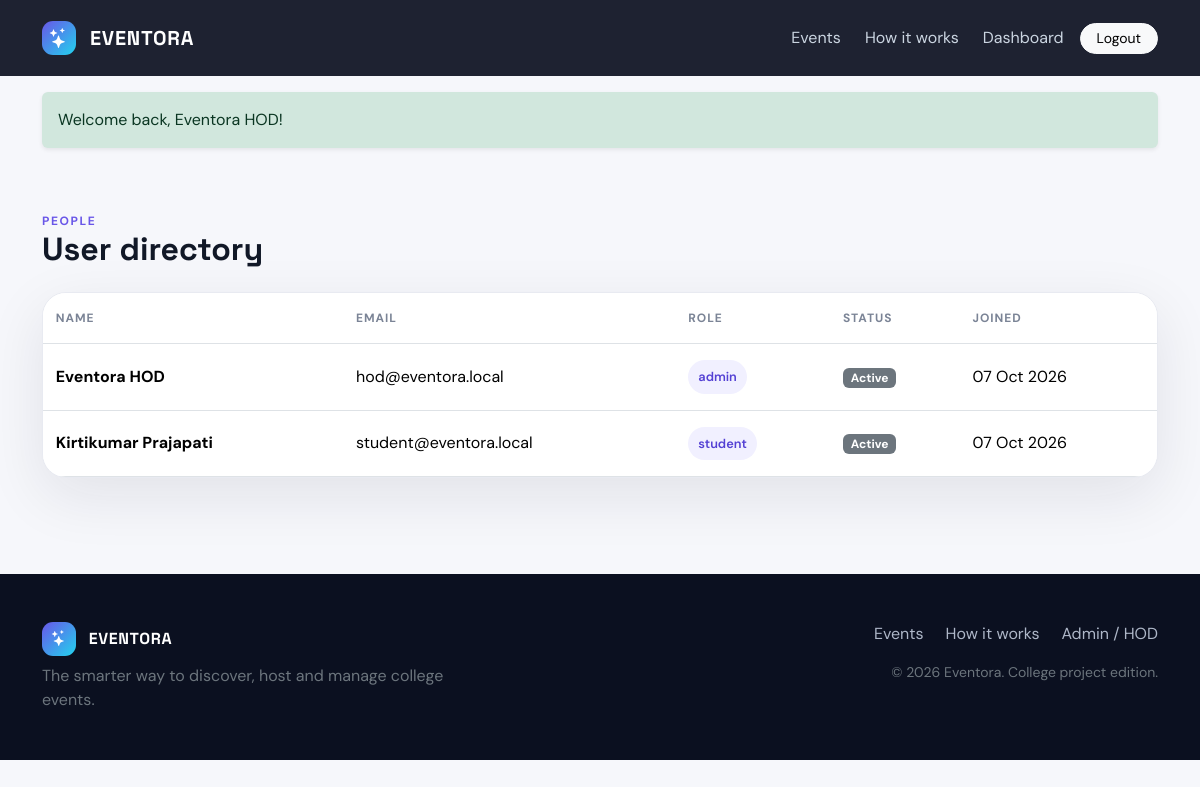
The page /admin/users.php (signed in) on the database its author committed.
### tables this page shows
CREATE TABLE users (
 id INT UNSIGNED AUTO_INCREMENT PRIMARY KEY,
 name VARCHAR(120) NOT NULL,
 email VARCHAR(190) NOT NULL UNIQUE,
 password VARCHAR(255) NOT NULL,
 role ENUM('student','host','coordinator','volunteer','admin') NOT NULL DEFAULT 'student',
 status ENUM('active','inactive') NOT NULL DEFAULT 'active',
 created_at TIMESTAMP DEFAULT CURRENT_TIMESTAMP
);

### admin/users.php (the view)
<?php
require_once __DIR__ . '/../includes/config.php';
require_role('admin');db_required();$rows=$pdo->query('SELECT id,name,email,role,status,created_at FROM users ORDER BY created_at DESC')->fetchAll();$page_title='Users';require __DIR__.'/../includes/header.php';?><div class="container py-5"><div class="section-kicker">People</div><h2 class="fw-bold mb-4">User directory</h2><div class="dash-card overflow-hidden"><div class="table-responsive"><table class="table align-middle mb-0"><thead><tr><th>Name</th><th>Email</th><th>Role</th><th>Status</th><th>Joined</th></tr></thead><tbody><?php foreach($rows as $r):?><tr><td><strong><?=e($r['name'])?></strong></td><td><?=e($r['email'])?></td><td><span class="metric-chip"><?=e($r['role'])?></span></td><td><?=status_badge($r['status'])?></td><td><?=date('d M Y',strtotime($r['created_at']))?></td></tr><?php endforeach;?></tbody></table></div></div></div><?php require __DIR__.'/../includes/footer.php'; ?>

### includes/config.php (shortened to what this page needs)
<?php
function e($value) { return htmlspecialchars((string)$value, ENT_QUOTES, 'UTF-8'); }
function status_badge($status) {
    $map = ['approved'=>'success','pending'=>'warning','rejected'=>'danger','draft'=>'secondary','open'=>'primary','closed'=>'dark','completed'=>'info'];
    $class = $map[strtolower($status)] ?? 'secondary';
    return '<span class="badge text-bg-'.$class.'">'.e(ucfirst($status)).'</span>';
}
?>

### assets/css/app.css (style rules this page uses)
:root { --ink:#111827;--muted:#667085;--bg:#f6f7fb;--card:#fff;--primary:#6956e8;--primary2:#8a72ff;--cyan:#22d3ee;--border:#e8eaf1;--dark:#0b1020;--shadow:0 18px 60px rgba(17,24,39,.09) }
* { box-sizing:border-box }
body { font-family:'DM Sans',sans-serif;background:var(--bg);color:var(--ink) }
h1,h2,h3,h4,h5,.brand { font-family:'Space Grotesk',sans-serif }
.section-kicker { color:var(--primary);font-weight:700;text-transform:uppercase;letter-spacing:.13em;font-size:.75rem }
.event-card,.feature-card,.dash-card { border:1px solid var(--border);background:var(--card);border-radius:24px;box-shadow:var(--shadow);height:100%;transition:.25s ease }
.table>:not(caption)>*>* { padding:1rem .8rem }
.table thead th { color:#7b8496;font-size:.75rem;text-transform:uppercase;letter-spacing:.08em }
.metric-chip { display:inline-flex;align-items:center;gap:7px;background:#f1f0ff;color:#5441d4;padding:7px 10px;border-radius:99px;font-size:.8rem;font-weight:600 }

### rows shown on the page
users: name "Eventora HOD", email "hod@eventora.local", role "admin", status "Active", created_at "07 Oct 2026"
users: name "Kirtikumar Prajapati", email "student@eventora.local", role "student", status "Active", created_at "07 Oct 2026"

### other values the page prints
$msg "Welcome back, Eventora HOD!"
